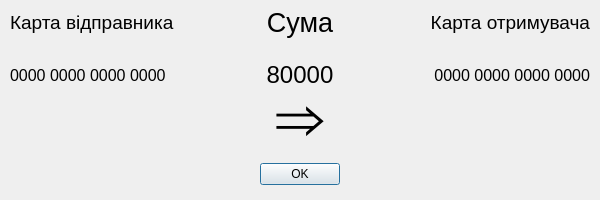
<?xml version="1.0" encoding="UTF-8"?>
<ui version="4.0">
 <class>TransactionDialog</class>
 <widget class="QDialog" name="transactionDialog">
  <property name="geometry">
   <rect>
    <x>0</x>
    <y>0</y>
    <width>600</width>
    <height>200</height>
   </rect>
  </property>
  <property name="windowTitle">
   <string>Інформація про переказ</string>
  </property>
  <widget class="QDialogButtonBox" name="transactionDialButtonBox">
   <property name="geometry">
    <rect>
     <x>200</x>
     <y>148</y>
     <width>200</width>
     <height>52</height>
    </rect>
   </property>
   <property name="orientation">
    <enum>Qt::Horizontal</enum>
   </property>
   <property name="standardButtons">
    <set>QDialogButtonBox::Ok</set>
   </property>
   <property name="centerButtons">
    <bool>true</bool>
   </property>
  </widget>
  <widget class="QLabel" name="transactionDialLabel">
   <property name="geometry">
    <rect>
     <x>250</x>
     <y>90</y>
     <width>100</width>
     <height>60</height>
    </rect>
   </property>
   <property name="font">
    <font>
     <pointsize>50</pointsize>
    </font>
   </property>
   <property name="text">
    <string>⇒</string>
   </property>
   <property name="alignment">
    <set>Qt::AlignCenter</set>
   </property>
  </widget>
  <widget class="QLabel" name="transactionDialLabel_2">
   <property name="geometry">
    <rect>
     <x>250</x>
     <y>0</y>
     <width>100</width>
     <height>45</height>
    </rect>
   </property>
   <property name="font">
    <font>
     <pointsize>20</pointsize>
    </font>
   </property>
   <property name="text">
    <string>Сума</string>
   </property>
   <property name="alignment">
    <set>Qt::AlignCenter</set>
   </property>
  </widget>
  <widget class="QLabel" name="transactionDialLabel_3">
   <property name="geometry">
    <rect>
     <x>10</x>
     <y>0</y>
     <width>300</width>
     <height>45</height>
    </rect>
   </property>
   <property name="font">
    <font>
     <pointsize>14</pointsize>
    </font>
   </property>
   <property name="text">
    <string>Карта відправника</string>
   </property>
   <property name="alignment">
    <set>Qt::AlignLeading|Qt::AlignLeft|Qt::AlignVCenter</set>
   </property>
  </widget>
  <widget class="QLabel" name="transactionDialLabel_4">
   <property name="geometry">
    <rect>
     <x>290</x>
     <y>0</y>
     <width>300</width>
     <height>45</height>
    </rect>
   </property>
   <property name="font">
    <font>
     <pointsize>14</pointsize>
    </font>
   </property>
   <property name="text">
    <string>Карта отримувача</string>
   </property>
   <property name="alignment">
    <set>Qt::AlignRight|Qt::AlignTrailing|Qt::AlignVCenter</set>
   </property>
  </widget>
  <widget class="QLabel" name="transactionDialSumLabel">
   <property name="geometry">
    <rect>
     <x>250</x>
     <y>50</y>
     <width>100</width>
     <height>50</height>
    </rect>
   </property>
   <property name="font">
    <font>
     <pointsize>18</pointsize>
    </font>
   </property>
   <property name="text">
    <string>80000</string>
   </property>
   <property name="alignment">
    <set>Qt::AlignCenter</set>
   </property>
  </widget>
  <widget class="QLabel" name="transactionDialCard1Label">
   <property name="geometry">
    <rect>
     <x>10</x>
     <y>50</y>
     <width>291</width>
     <height>50</height>
    </rect>
   </property>
   <property name="font">
    <font>
     <pointsize>12</pointsize>
    </font>
   </property>
   <property name="text">
    <string>0000 0000 0000 0000</string>
   </property>
   <property name="alignment">
    <set>Qt::AlignLeading|Qt::AlignLeft|Qt::AlignVCenter</set>
   </property>
  </widget>
  <widget class="QLabel" name="transactionDialCard2Label">
   <property name="geometry">
    <rect>
     <x>300</x>
     <y>50</y>
     <width>290</width>
     <height>50</height>
    </rect>
   </property>
   <property name="font">
    <font>
     <pointsize>12</pointsize>
    </font>
   </property>
   <property name="text">
    <string>0000 0000 0000 0000</string>
   </property>
   <property name="alignment">
    <set>Qt::AlignRight|Qt::AlignTrailing|Qt::AlignVCenter</set>
   </property>
  </widget>
 </widget>
 <resources/>
 <connections>
  <connection>
   <sender>transactionDialButtonBox</sender>
   <signal>accepted()</signal>
   <receiver>transactionDialog</receiver>
   <slot>accept()</slot>
   <hints>
    <hint type="sourcelabel">
     <x>248</x>
     <y>254</y>
    </hint>
    <hint type="destinationlabel">
     <x>157</x>
     <y>274</y>
    </hint>
   </hints>
  </connection>
  <connection>
   <sender>transactionDialButtonBox</sender>
   <signal>rejected()</signal>
   <receiver>transactionDialog</receiver>
   <slot>reject()</slot>
   <hints>
    <hint type="sourcelabel">
     <x>316</x>
     <y>260</y>
    </hint>
    <hint type="destinationlabel">
     <x>286</x>
     <y>274</y>
    </hint>
   </hints>
  </connection>
 </connections>
</ui>
